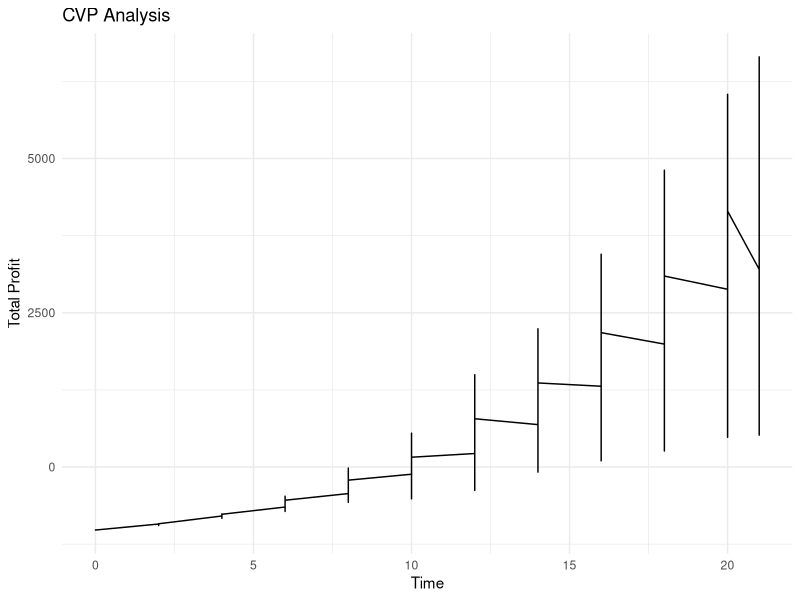

Write R code to recreate this figure. (Note: this script raises an error after producing the figure.)
library(ggplot2)
data("ChickWeight")
head(ChickWeight)
fixed_costs <- 1000
variable_costs_per_unit <- 0.5
ChickWeight$total_costs <- fixed_costs + variable_costs_per_unit * ChickWeight$weight
ChickWeight$total_revenue <- ChickWeight$weight * ChickWeight$Time
ChickWeight$total_profit <- ChickWeight$total_revenue - ChickWeight$total_costs
ggplot(data = ChickWeight, aes(x = Time, y = total_profit)) +
  geom_line() +
  labs(x = "Time", y = "Total Profit", title = "CVP Analysis") +
  theme_minimal()
breakeven_point <- fixed_costs / variable_costs_per_unit
cat("Breakeven Point:", breakeven_point, "\n")
activity_levels <- seq(500, 2000, by = 100)
profit_at_activity <- ChickWeight$total_revenue - (fixed_costs + variable_costs_per_unit * activity_levels)
profit_data <- data.frame(Activity = activity_levels, Profit = profit_at_activity)
ggplot(data = profit_data, aes(x = Activity, y = Profit)) +
  geom_line() +
  labs(x = "Activity", y = "Profit", title = "Profit at Different Levels of Activity") +
  theme_minimal()
